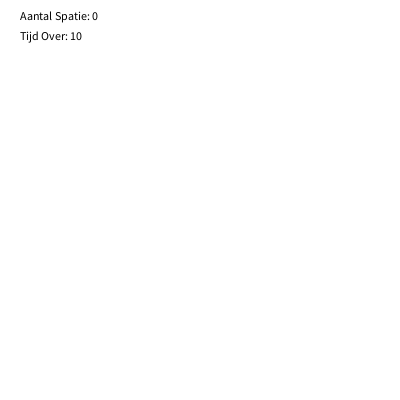
Frame 1 (no input)
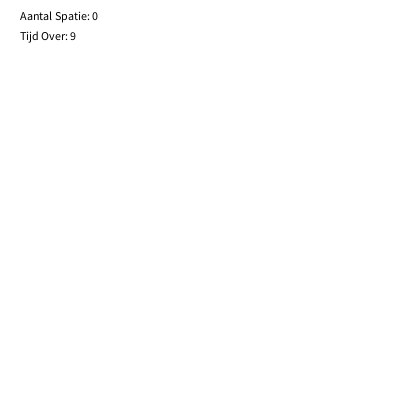
Frame 60 (the mouse pressed at the canvas centre just before this capture)
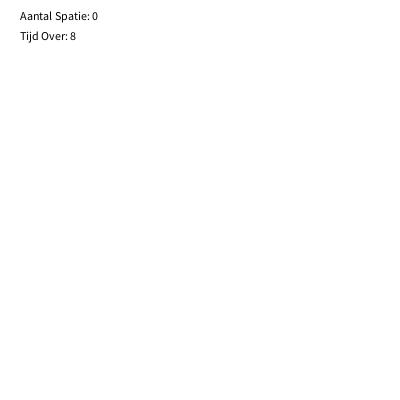
Frame 120 (the mouse held since frame 60 and released just before this capture)

The Processing sketch that drew these frames (run headless with seeded random() and noise(); from frame 60 on, the mouse is pressed at the canvas centre):

// Processing sketch: Opdr_12_2
// ── Opdr_12_2.pde
int seconden;
int tijdOver;
int AantalKeerGedrukt = 0;
boolean Doorgaan = true;

void setup(){
  size(400,400);
  
}

void draw(){
  background(255,255,255);
  seconden = millis()/1000;
  tijdOver = 10 - seconden;
  
  if(!Doorgaan){
    tijdOver = 0;
  }
  
  if(seconden >=10){
    Doorgaan = false;
  }
  fill(0,0,0);
  text("Aantal Spatie: "+AantalKeerGedrukt,20,20);
  text("Tijd Over: "+tijdOver,20,40);
  
}

void keyPressed(){
  if(keyCode == 32 && Doorgaan){
    AantalKeerGedrukt++;
  }
}
